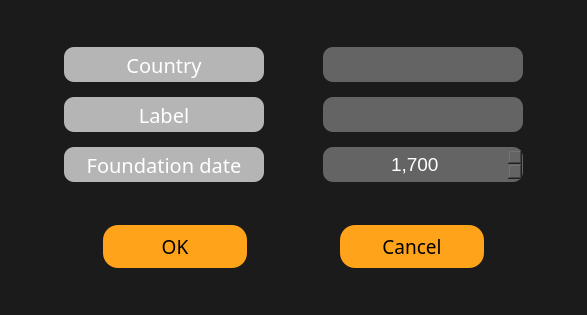
<?xml version="1.0" encoding="UTF-8"?>
<ui version="4.0">
 <class>OrgEdit</class>
 <widget class="QDialog" name="OrgEdit">
  <property name="geometry">
   <rect>
    <x>0</x>
    <y>0</y>
    <width>587</width>
    <height>315</height>
   </rect>
  </property>
  <property name="windowTitle">
   <string>Dialog</string>
  </property>
  <property name="styleSheet">
   <string notr="true">background-color: rgb(27, 27, 27);
color: rgb(255, 255, 255);</string>
  </property>
  <layout class="QVBoxLayout" name="verticalLayout">
   <item>
    <spacer name="verticalSpacer_6">
     <property name="orientation">
      <enum>Qt::Vertical</enum>
     </property>
     <property name="sizeHint" stdset="0">
      <size>
       <width>20</width>
       <height>40</height>
      </size>
     </property>
    </spacer>
   </item>
   <item>
    <layout class="QHBoxLayout" name="horizontalLayout_6">
     <item>
      <spacer name="horizontalSpacer">
       <property name="orientation">
        <enum>Qt::Horizontal</enum>
       </property>
       <property name="sizeHint" stdset="0">
        <size>
         <width>40</width>
         <height>20</height>
        </size>
       </property>
      </spacer>
     </item>
     <item>
      <layout class="QVBoxLayout" name="verticalLayout_5">
       <property name="spacing">
        <number>15</number>
       </property>
       <item>
        <widget class="QLabel" name="label_country">
         <property name="enabled">
          <bool>true</bool>
         </property>
         <property name="sizePolicy">
          <sizepolicy hsizetype="Expanding" vsizetype="Expanding">
           <horstretch>0</horstretch>
           <verstretch>0</verstretch>
          </sizepolicy>
         </property>
         <property name="minimumSize">
          <size>
           <width>200</width>
           <height>35</height>
          </size>
         </property>
         <property name="font">
          <font>
           <family>Arial Black</family>
           <pointsize>15</pointsize>
          </font>
         </property>
         <property name="styleSheet">
          <string notr="true">background-color: rgb(181, 181, 181);
border-radius:10px;
color: rgb(255, 255, 255);</string>
         </property>
         <property name="text">
          <string>Country</string>
         </property>
         <property name="alignment">
          <set>Qt::AlignCenter</set>
         </property>
         <property name="buddy">
          <cstring>country</cstring>
         </property>
        </widget>
       </item>
       <item>
        <widget class="QLabel" name="label_label">
         <property name="enabled">
          <bool>true</bool>
         </property>
         <property name="sizePolicy">
          <sizepolicy hsizetype="Expanding" vsizetype="Expanding">
           <horstretch>0</horstretch>
           <verstretch>0</verstretch>
          </sizepolicy>
         </property>
         <property name="minimumSize">
          <size>
           <width>200</width>
           <height>35</height>
          </size>
         </property>
         <property name="font">
          <font>
           <family>Arial Black</family>
           <pointsize>15</pointsize>
          </font>
         </property>
         <property name="styleSheet">
          <string notr="true">background-color: rgb(181, 181, 181);
border-radius:10px;
color: rgb(255, 255, 255);</string>
         </property>
         <property name="text">
          <string>Label</string>
         </property>
         <property name="alignment">
          <set>Qt::AlignCenter</set>
         </property>
         <property name="buddy">
          <cstring>label</cstring>
         </property>
        </widget>
       </item>
       <item>
        <widget class="QLabel" name="label_founded">
         <property name="enabled">
          <bool>true</bool>
         </property>
         <property name="sizePolicy">
          <sizepolicy hsizetype="Expanding" vsizetype="Expanding">
           <horstretch>0</horstretch>
           <verstretch>0</verstretch>
          </sizepolicy>
         </property>
         <property name="minimumSize">
          <size>
           <width>200</width>
           <height>35</height>
          </size>
         </property>
         <property name="font">
          <font>
           <family>Arial Black</family>
           <pointsize>15</pointsize>
          </font>
         </property>
         <property name="styleSheet">
          <string notr="true">background-color: rgb(181, 181, 181);
border-radius:10px;
color: rgb(255, 255, 255);</string>
         </property>
         <property name="text">
          <string>Foundation date</string>
         </property>
         <property name="alignment">
          <set>Qt::AlignCenter</set>
         </property>
        </widget>
       </item>
      </layout>
     </item>
     <item>
      <spacer name="horizontalSpacer_10">
       <property name="orientation">
        <enum>Qt::Horizontal</enum>
       </property>
       <property name="sizeHint" stdset="0">
        <size>
         <width>40</width>
         <height>20</height>
        </size>
       </property>
      </spacer>
     </item>
     <item>
      <layout class="QVBoxLayout" name="verticalLayout_6">
       <property name="spacing">
        <number>15</number>
       </property>
       <item>
        <widget class="QLineEdit" name="country">
         <property name="enabled">
          <bool>true</bool>
         </property>
         <property name="sizePolicy">
          <sizepolicy hsizetype="Expanding" vsizetype="Expanding">
           <horstretch>0</horstretch>
           <verstretch>0</verstretch>
          </sizepolicy>
         </property>
         <property name="minimumSize">
          <size>
           <width>200</width>
           <height>35</height>
          </size>
         </property>
         <property name="font">
          <font>
           <family>Arial</family>
           <pointsize>14</pointsize>
           <weight>50</weight>
           <italic>false</italic>
           <bold>false</bold>
          </font>
         </property>
         <property name="focusPolicy">
          <enum>Qt::StrongFocus</enum>
         </property>
         <property name="styleSheet">
          <string notr="true">background-color: rgb(100, 100, 100);
border-radius:10px;
color: rgb(255, 255, 255);</string>
         </property>
         <property name="inputMask">
          <string/>
         </property>
         <property name="text">
          <string/>
         </property>
         <property name="maxLength">
          <number>30</number>
         </property>
         <property name="echoMode">
          <enum>QLineEdit::Normal</enum>
         </property>
         <property name="alignment">
          <set>Qt::AlignCenter</set>
         </property>
         <property name="placeholderText">
          <string/>
         </property>
        </widget>
       </item>
       <item>
        <widget class="QLineEdit" name="label">
         <property name="enabled">
          <bool>true</bool>
         </property>
         <property name="sizePolicy">
          <sizepolicy hsizetype="Expanding" vsizetype="Expanding">
           <horstretch>0</horstretch>
           <verstretch>0</verstretch>
          </sizepolicy>
         </property>
         <property name="minimumSize">
          <size>
           <width>200</width>
           <height>35</height>
          </size>
         </property>
         <property name="font">
          <font>
           <family>Arial</family>
           <pointsize>14</pointsize>
           <weight>50</weight>
           <italic>false</italic>
           <bold>false</bold>
          </font>
         </property>
         <property name="focusPolicy">
          <enum>Qt::StrongFocus</enum>
         </property>
         <property name="styleSheet">
          <string notr="true">background-color: rgb(100, 100, 100);
border-radius:10px;
color: rgb(255, 255, 255);</string>
         </property>
         <property name="inputMask">
          <string/>
         </property>
         <property name="text">
          <string/>
         </property>
         <property name="maxLength">
          <number>30</number>
         </property>
         <property name="echoMode">
          <enum>QLineEdit::Normal</enum>
         </property>
         <property name="alignment">
          <set>Qt::AlignCenter</set>
         </property>
         <property name="placeholderText">
          <string/>
         </property>
        </widget>
       </item>
       <item>
        <widget class="QSpinBox" name="founded">
         <property name="sizePolicy">
          <sizepolicy hsizetype="Preferred" vsizetype="Expanding">
           <horstretch>0</horstretch>
           <verstretch>0</verstretch>
          </sizepolicy>
         </property>
         <property name="font">
          <font>
           <family>Arial</family>
           <pointsize>14</pointsize>
          </font>
         </property>
         <property name="styleSheet">
          <string notr="true">background-color: rgb(100, 100, 100);
border-radius:10px;
color: rgb(255, 255, 255);</string>
         </property>
         <property name="alignment">
          <set>Qt::AlignCenter</set>
         </property>
         <property name="showGroupSeparator" stdset="0">
          <bool>true</bool>
         </property>
         <property name="minimum">
          <number>1700</number>
         </property>
         <property name="maximum">
          <number>2020</number>
         </property>
         <property name="singleStep">
          <number>30</number>
         </property>
        </widget>
       </item>
      </layout>
     </item>
     <item>
      <spacer name="horizontalSpacer_11">
       <property name="orientation">
        <enum>Qt::Horizontal</enum>
       </property>
       <property name="sizeHint" stdset="0">
        <size>
         <width>40</width>
         <height>20</height>
        </size>
       </property>
      </spacer>
     </item>
    </layout>
   </item>
   <item>
    <spacer name="verticalSpacer_7">
     <property name="orientation">
      <enum>Qt::Vertical</enum>
     </property>
     <property name="sizeHint" stdset="0">
      <size>
       <width>20</width>
       <height>40</height>
      </size>
     </property>
    </spacer>
   </item>
   <item>
    <layout class="QHBoxLayout" name="horizontalLayout">
     <property name="spacing">
      <number>0</number>
     </property>
     <property name="leftMargin">
      <number>0</number>
     </property>
     <property name="topMargin">
      <number>0</number>
     </property>
     <property name="rightMargin">
      <number>0</number>
     </property>
     <property name="bottomMargin">
      <number>0</number>
     </property>
     <item>
      <spacer name="horizontalSpacer_6">
       <property name="orientation">
        <enum>Qt::Horizontal</enum>
       </property>
       <property name="sizeHint" stdset="0">
        <size>
         <width>40</width>
         <height>20</height>
        </size>
       </property>
      </spacer>
     </item>
     <item>
      <widget class="QPushButton" name="okay_button">
       <property name="sizePolicy">
        <sizepolicy hsizetype="Expanding" vsizetype="Expanding">
         <horstretch>0</horstretch>
         <verstretch>0</verstretch>
        </sizepolicy>
       </property>
       <property name="minimumSize">
        <size>
         <width>144</width>
         <height>43</height>
        </size>
       </property>
       <property name="sizeIncrement">
        <size>
         <width>0</width>
         <height>0</height>
        </size>
       </property>
       <property name="font">
        <font>
         <family>Arial Black</family>
         <pointsize>14</pointsize>
        </font>
       </property>
       <property name="cursor">
        <cursorShape>PointingHandCursor</cursorShape>
       </property>
       <property name="focusPolicy">
        <enum>Qt::TabFocus</enum>
       </property>
       <property name="autoFillBackground">
        <bool>false</bool>
       </property>
       <property name="styleSheet">
        <string notr="true">background-color: rgb(255, 163, 26);
border-radius:15px;
color: rgb(0, 0, 0);
</string>
       </property>
       <property name="text">
        <string>OK</string>
       </property>
       <property name="shortcut">
        <string>Ctrl+O</string>
       </property>
       <property name="autoDefault">
        <bool>false</bool>
       </property>
       <property name="flat">
        <bool>false</bool>
       </property>
      </widget>
     </item>
     <item>
      <spacer name="horizontalSpacer_9">
       <property name="orientation">
        <enum>Qt::Horizontal</enum>
       </property>
       <property name="sizeHint" stdset="0">
        <size>
         <width>40</width>
         <height>20</height>
        </size>
       </property>
      </spacer>
     </item>
     <item>
      <widget class="QPushButton" name="cancer_button">
       <property name="sizePolicy">
        <sizepolicy hsizetype="Expanding" vsizetype="Expanding">
         <horstretch>0</horstretch>
         <verstretch>0</verstretch>
        </sizepolicy>
       </property>
       <property name="minimumSize">
        <size>
         <width>144</width>
         <height>43</height>
        </size>
       </property>
       <property name="sizeIncrement">
        <size>
         <width>0</width>
         <height>0</height>
        </size>
       </property>
       <property name="font">
        <font>
         <family>Arial Black</family>
         <pointsize>14</pointsize>
        </font>
       </property>
       <property name="cursor">
        <cursorShape>PointingHandCursor</cursorShape>
       </property>
       <property name="focusPolicy">
        <enum>Qt::TabFocus</enum>
       </property>
       <property name="autoFillBackground">
        <bool>false</bool>
       </property>
       <property name="styleSheet">
        <string notr="true">background-color: rgb(255, 163, 26);
border-radius:15px;
color: rgb(0, 0, 0);
</string>
       </property>
       <property name="text">
        <string>Cancel</string>
       </property>
       <property name="shortcut">
        <string>Ctrl+O</string>
       </property>
       <property name="autoDefault">
        <bool>false</bool>
       </property>
       <property name="flat">
        <bool>false</bool>
       </property>
      </widget>
     </item>
     <item>
      <spacer name="horizontalSpacer_8">
       <property name="orientation">
        <enum>Qt::Horizontal</enum>
       </property>
       <property name="sizeHint" stdset="0">
        <size>
         <width>40</width>
         <height>20</height>
        </size>
       </property>
      </spacer>
     </item>
    </layout>
   </item>
   <item>
    <spacer name="verticalSpacer_4">
     <property name="orientation">
      <enum>Qt::Vertical</enum>
     </property>
     <property name="sizeHint" stdset="0">
      <size>
       <width>20</width>
       <height>40</height>
      </size>
     </property>
    </spacer>
   </item>
  </layout>
 </widget>
 <resources/>
 <connections/>
</ui>
